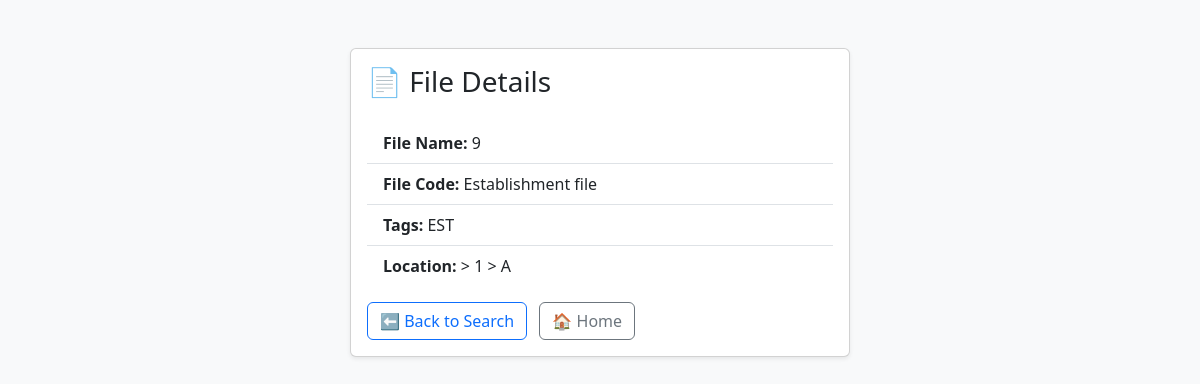
Page /file_details/EST (signed in) on the committed database.
### tables this page shows
CREATE TABLE files (
                    id INTEGER PRIMARY KEY AUTOINCREMENT,
                    file_name TEXT NOT NULL,
                    file_code TEXT UNIQUE NOT NULL,
                    tags TEXT,
                    cabinet TEXT,
                    shelf TEXT,
                    box TEXT
                , is_deleted INTEGER DEFAULT 0);

### app.py (the view)
@app.route('/file_details/<file_code>')
@login_required
def file_details(file_code):
    with sqlite3.connect(DB) as conn:
        c = conn.cursor()
        c.execute("SELECT * FROM files WHERE file_code=?", (file_code,))
        file = c.fetchone()
    if not file:
        flash("File not found.", "danger")
        return redirect('/search')
    return render_template('file_details.html', file=file)

### app.py (called while the page is built)
def login_required(f):
    @wraps(f)
    def decorated_function(*args, **kwargs):
        if 'user' not in session:
            flash("Please login first.", "warning")
            return redirect(url_for('login'))
        return f(*args, **kwargs)
    return decorated_function

### templates/file_details.html (shortened to what this page needs)
<!DOCTYPE html>
<html lang="en">
<head>
  <link href="https://cdn.jsdelivr.net/npm/bootstrap@5.3.0/dist/css/bootstrap.min.css" rel="stylesheet">
</head>
<body class="bg-light">
  <div class="container mt-5">
    <div class="card shadow-sm mx-auto" style="max-width: 500px;">
      <div class="card-body">
        <h3 class="card-title mb-4">📄 File Details</h3>
        <ul class="list-group list-group-flush mb-3">
          <li class="list-group-item"><strong>File Name:</strong> {{ file[0] }}</li>
          <li class="list-group-item"><strong>File Code:</strong> {{ file[1] }}</li>
          <li class="list-group-item"><strong>Tags:</strong> {{ file[2] }}</li>
          <li class="list-group-item"><strong>Location:</strong> {{ file[3] }} &gt; {{ file[4] }} &gt; {{ file[5] }}</li>
        </ul>
        <a href="/search" class="btn btn-outline-primary">⬅️ Back to Search</a>
        <a href="/" class="btn btn-outline-secondary ms-2">🏠 Home</a>
      </div>
    </div>
  </div>
</body>
</html>

### rows in the picture
files: id "9", file_name "Establishment file", file_code "EST", cabinet "1", shelf "A"
